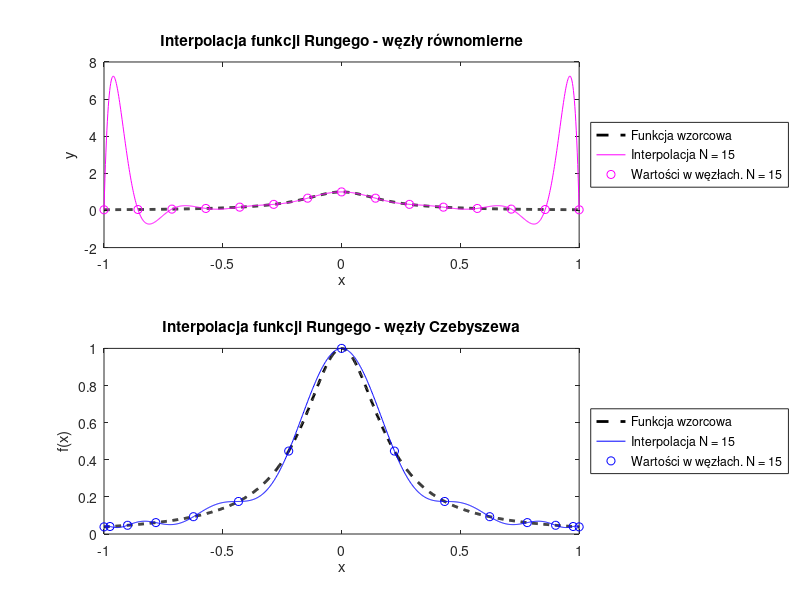

Source code (MATLAB):
function [N, x_uniform, y_fine_uniform, x_chebyshev, y_fine_chebyshev] = ...
        compare_uniform_vs_chebyshev()
% Funkcja ilustruje porównanie działania interpolacji wielomianowej funkcji
% Rungego wyznaczonej dla a) węzłów rozmieszczonych równomiernie,
% b) węzłów Czebyszewa.
% N - liczba węzłów interpolacji wynosi z przedziału [12,20].
% Funkcja zwraca następujące wektory wierszowe:
% x_uniform - węzły interpolacji rozmieszczone równomiernie
% y_fine_uniform - interpolacja wielomianowa wyznaczona dla
%   równomiernie rozmieszczonych węzłów interpolacji
% x_chebyshev - węzły Czebyszewa
% y_fine_chebyshev - interpolacja wielomianowa wyznaczona dla węzłów Czebyszewa

    N = 15; % liczba węzłów interpolacji

    % Gęsta siatka punktów do testowania interpolacji
    x_fine = linspace(-1, 1, 1000);

    % funkcja Rungego
    runge_function = @(x) 1 ./ (1 + 25 * x.^2);
    y_fine_reference = runge_function(x_fine);

    % 1. węzły równomiernie rozmieszczone
    x_uniform = linspace(-1, 1, N);
    % obliczenie wartości funkcji w węzłach
    y_uniform = runge_function(x_uniform);
    % wyznaczenie macierzy Vandermonde'a
    V_uniform = get_vandermonde_matrix(x_uniform);
    % wyznaczenie współczynników wielomianu interpolacyjnego
    coeff_uniform = V_uniform \ y_uniform';
    % odwrócenie kolejności wsp. wielomianów: dostosowanie do polyval
    coeff_uniform = coeff_uniform(end:-1:1);
    % wyznaczenie wartości wielomianu w punktach testowych
    y_fine_uniform = polyval(coeff_uniform, x_fine);

    % 2. węzły Czebyszewa II rodzaju
    x_chebyshev = get_chebyshev_nodes(N);
    y_chebyshev = runge_function(x_chebyshev);
    V_chebyshev = get_vandermonde_matrix(x_chebyshev);
    coeff_chebyshev = V_chebyshev \ y_chebyshev';
    coeff_chebyshev = coeff_chebyshev (end:-1:1);
    y_fine_chebyshev = polyval(coeff_chebyshev, x_fine);

    % 3. Wykresy
    subplot(2,1,1);
    plot(x_fine, y_fine_reference, 'k--', 'LineWidth', 2, 'DisplayName', 'Funkcja wzorcowa');
    hold on;
    plot(x_fine, y_fine_uniform, 'm', 'DisplayName', ['Interpolacja N = ', num2str(N)]);
    plot(x_uniform, y_uniform, 'mo', 'DisplayName', ['Wartości w węzłach. N = ', num2str(N)]);
    hold off;
    title('Interpolacja funkcji Rungego - węzły równomierne');
    legend show;
    legend('Location', 'eastoutside')
    xlabel('x');
    ylabel('y');

    subplot(2,1,2);
    plot(x_fine, y_fine_reference, 'k--', 'LineWidth', 2, 'DisplayName', 'Funkcja wzorcowa');
    hold on;
    plot(x_fine, y_fine_chebyshev, 'b', 'DisplayName', ['Interpolacja N = ', num2str(N)]);
    plot(x_chebyshev, y_chebyshev, 'bo', 'DisplayName', ['Wartości w węzłach. N = ', num2str(N)]);
    hold off ;
    title('Interpolacja funkcji Rungego - węzły Czebyszewa');
    legend show;
    legend('Location', 'eastoutside')
    xlabel('x');
    ylabel('f(x)');

    set(gcf, 'Position', [1000 500 2000 1500]);
end

function x = get_chebyshev_nodes(N)
    % Węzły Czebyszewa drugiego rodzaju wyznaczone w przedziale [-1, 1]
    k = 1:N;
    x = cos(pi * (k - 1) / (N - 1));
end

function V = get_vandermonde_matrix(x)
    % Buduje macierz Vandermonde’a na podstawie wektora węzłów interpolacji x.
    N = length(x);
    V = zeros(N, N);
    for i = 1:N
        V(:, i) = x.^(i-1);
    end
end